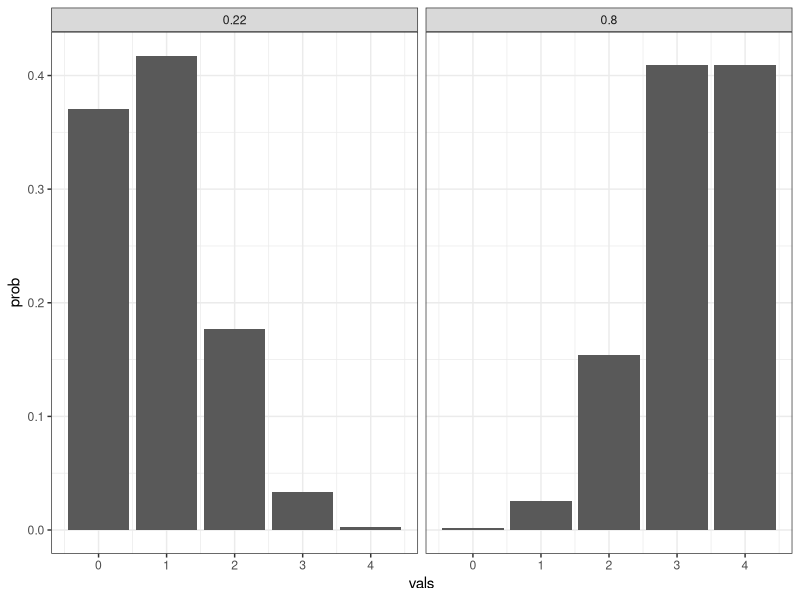
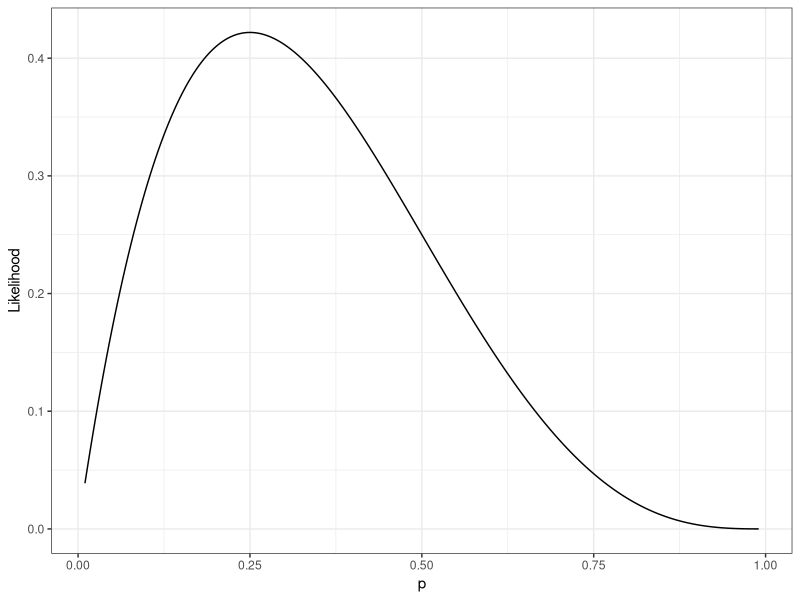
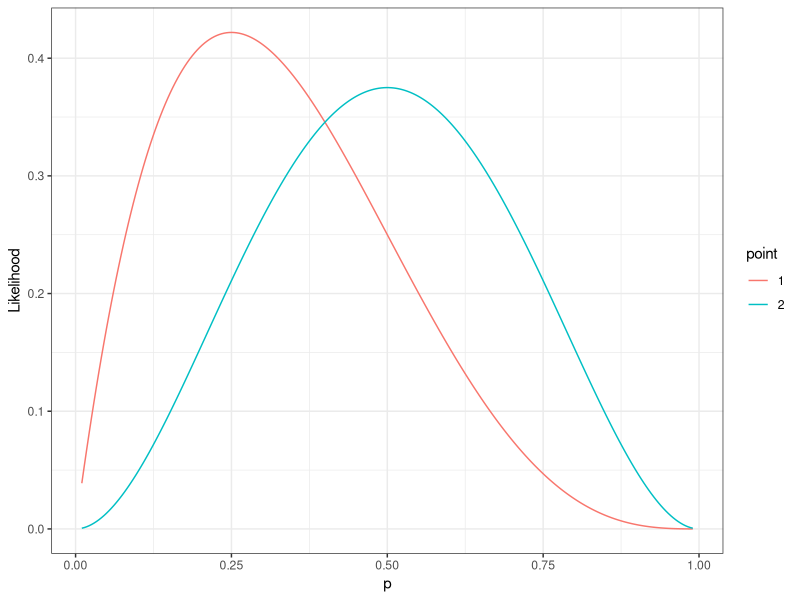
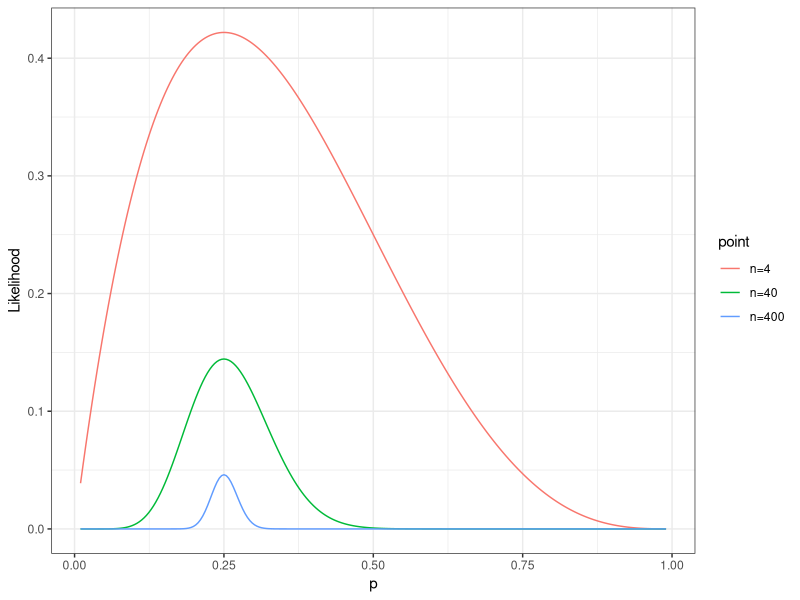
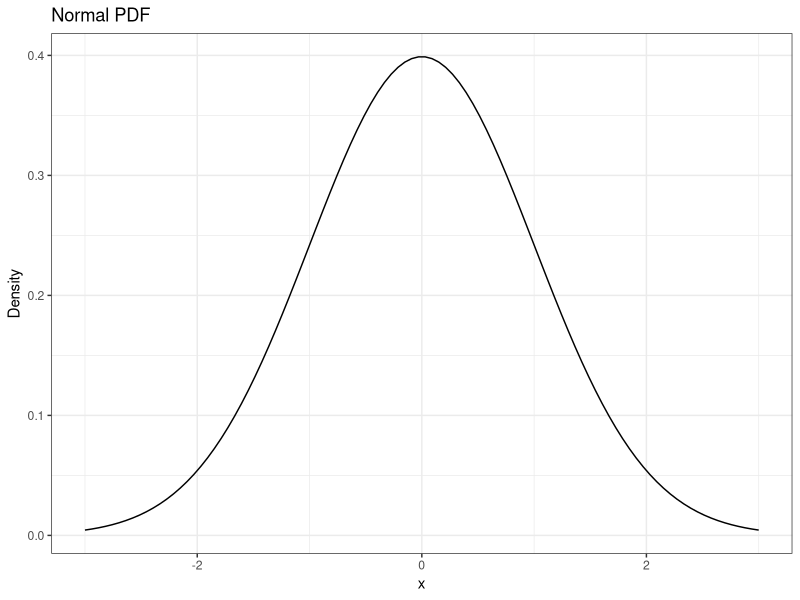
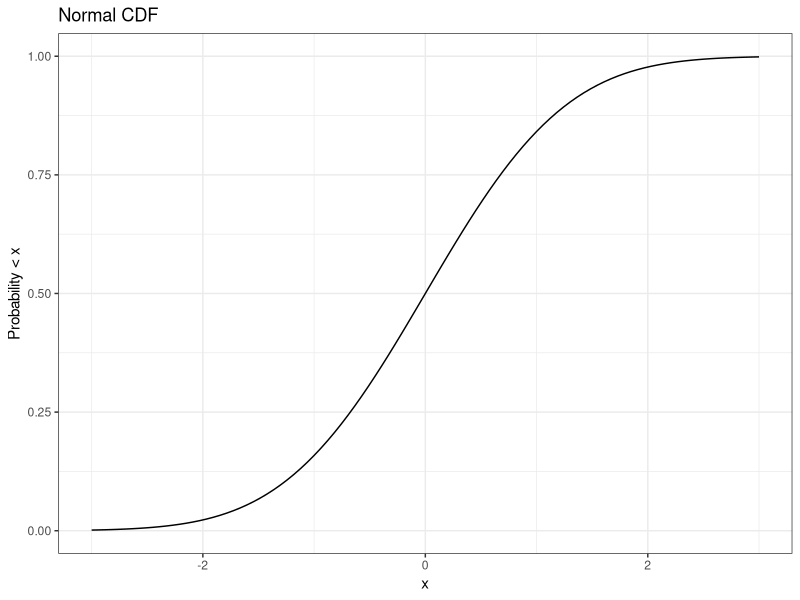
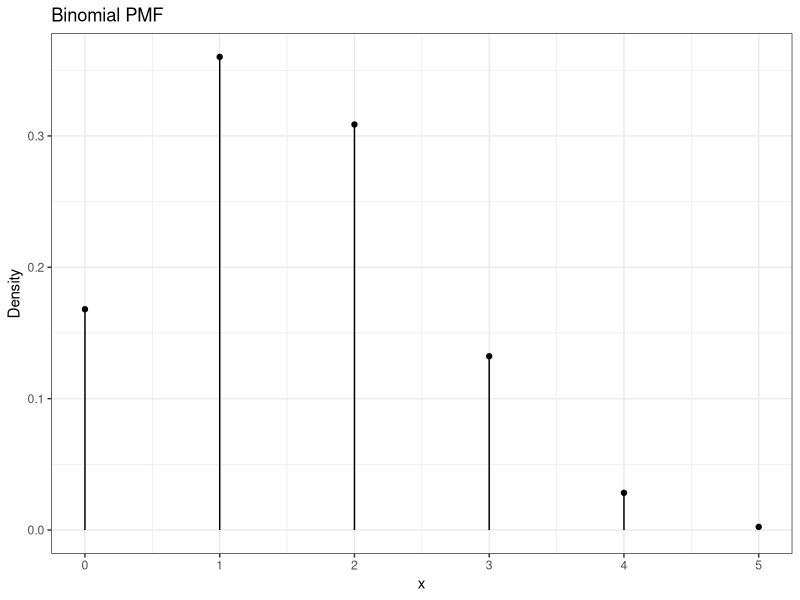
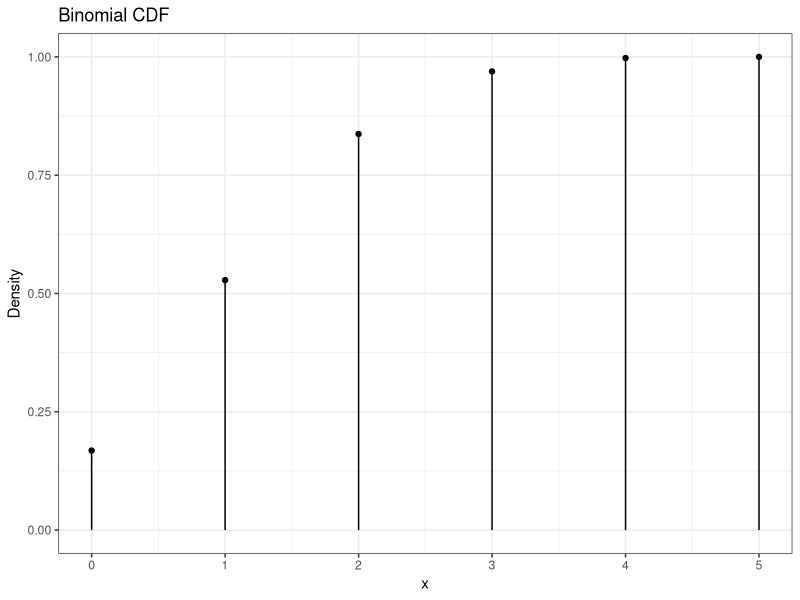

The R source for these figures, in order:
###################################
## Code for POLSCI 9592 Week 1   ##
## Dave Armstrong                ##
## University of Western Ontario ##
## dave.armstrong@uwo.ca         ##
## 2024                          ##
###################################

## ----setup, include=FALSE---------------------------------------------------------------------------------------
library(dplyr)
library(tidyr)
library(maxLik)

## ----binom_ex, echo=FALSE, fig.height=5, fig.width=10, out.width="80%",fig.align="center"-----------------------
x <- data.frame(
    prob = c(dbinom(0:4, 4, .22), dbinom(0:4, 4, .8)), 
    vals = c(0:4,0:4), 
    p = rep(c(.22, .8), each=5)
)
library(ggplot2)
ggplot(x, aes(x=vals, y=prob)) + geom_bar(stat="identity") + facet_wrap(~p) + theme_bw()


## ----binom_ex2, echo=FALSE, fig.height=6, fig.width=6, out.width="45%", fig.align="center"----------------------
s <- seq(0.01, .99, length=250)
p <- dbinom(1, 4, s)
x2 <- data.frame(
    s=s, p=p)
ggplot(x2, aes(x=s, y=p)) + geom_line() + theme_bw() + labs(x="p", y="Likelihood")


## ----binom_ex3, echo=FALSE, fig.height=6, fig.width=6, out.width="100%", fig.align="center"---------------------
s <- seq(0.01, .99, length=250)
p1 <- dbinom(1, 4, s)
p2 <- dbinom(2, 4, s)
x2 <- data.frame(
    s=s, p=c(p1, p2), point = factor(rep(c(1,2), each=250)))
ggplot(x2, aes(x=s, y=p, colour=point)) + geom_line() + theme_bw() + labs(x="p", y="Likelihood")



## ----binom_ex4, echo=FALSE, fig.height=6, fig.width=6, out.width="100%", fig.align="center"---------------------
s <- seq(0.01, .99, length=250)
p1 <- dbinom(1, 4, s)
p2 <- dbinom(10, 40, s)
p3 <- dbinom(100, 400, s)
x2 <- data.frame(
    s=s, p=c(p1, p2,p3), point = factor(rep(c(1,2,3), each=250), labels=c("n=4", "n=40", "n=400")))
ggplot(x2, aes(x=s, y=p, colour=point)) + geom_line() + theme_bw() + labs(x="p", y="Likelihood")


## ----normal_pdf, echo=FALSE, fig.width=6, fig.height=6, fig.align="center"--------------------------------------
s <- seq(-3, 3, length=100)
p <- dnorm(s, 0, 1) 
df <- data.frame(s = s, p = p)
ggplot(df, aes(x=s, y=p)) + geom_line() + theme_bw() + labs(x="x", y="Density")  + ggtitle("Normal PDF")


## ----normal_cdf, echo=FALSE, fig.width=6, fig.height=6, fig.align="center"--------------------------------------
s <- seq(-3, 3, length=100)
p <- pnorm(s, 0, 1) 
df <- data.frame(s = s, p = p)
ggplot(df, aes(x=s, y=p)) + geom_line() + theme_bw() + labs(x="x", y="Probability < x")  + ggtitle("Normal CDF")


## ----binomial_pmf, echo=FALSE, fig.width=6, fig.height=6, out.width="80%", fig.align="center"-------------------
s <- 0:5
p <- dbinom(s, 5, .3)
df <- data.frame(s = s, p = p)
ggplot(df, aes(x=s, y=p, xend = s, yend=0)) + geom_point() + geom_segment() + theme_bw() + labs(x="x", y="Density")  + ggtitle("Binomial PMF")


## ----binomial_cdf, echo=FALSE, fig.width=6, fig.height=6, out.width="80%", fig.align="center"-------------------
s <- 0:5
p <- pbinom(s, 5, .3)
df <- data.frame(s = s, p = p)
ggplot(df, aes(x=s, y=p, xend = s, yend=0)) + geom_point() + geom_segment() + theme_bw() + labs(x="x", y="Density") + ggtitle("Binomial CDF")


## ----binom_ex3a, echo=FALSE, fig.height=6, fig.width=6, out.width="100%", fig.align="center"--------------------
s <- seq(0.01, .99, length=250)
p1 <- dbinom(1, 4, s)
p2 <- dbinom(2, 4, s)
x2 <- data.frame(
    s=s, p=p1*p2)
ggplot(x2, aes(x=s, y=p)) + geom_line() + theme_bw() + labs(x = "p", y="Likelihood")


## ----binom_ex3b, echo=FALSE, fig.height=6, fig.width=6, out.width="100%", fig.align="center"--------------------
s <- seq(0.01, .99, length=250)
p1 <- dbinom(1, 4, s)
p2 <- dbinom(2, 4, s)
x2 <- data.frame(
    s=s, p=log(p1) + log(p2))
ggplot(x2, aes(x=s, y=p)) + geom_line() + theme_bw() + labs(x = "p", y = "Log-likelihood")


## ---------------------------------------------------------------------------------------------------------------
library(maxLik)
llfun <- function(par, x){
    p <- dbinom(x, 4, par[1])
    sum(log(p))
}
out <- maxLik(llfun, start=.5, x=c(1,2))
summary(out)



## ----binom_ex4a, echo=FALSE, fig.height=6, fig.width=6, fig.align="center"--------------------------------------
s <- seq(0.01, .99, length=250)
p1 <- dbinom(1, 4, s)
p2 <- dbinom(2, 4, s)
x2 <- data.frame(
    s=s, p=p1*p2)
ggplot(x2, aes(x=s, y=p)) + geom_line() + theme_bw() + geom_vline(xintercept=0.375) + labs(x = "p", y="Likelihood")


## ----binom_ex4b, echo=FALSE, fig.height=6, fig.width=6, fig.align="center"--------------------------------------
s <- seq(0.01, .99, length=250)
p1 <- dbinom(1, 4, s)
p2 <- dbinom(2, 4, s)
x2 <- data.frame(
    s=s, p=log(p1) + log(p2))
ggplot(x2, aes(x=s, y=p)) + geom_line() + theme_bw() + geom_vline(xintercept=0.375) + labs(x = "p", y = "Log-likelihood")


## ---------------------------------------------------------------------------------------------------------------
library(maxLik)
llfun <- function(par, x){
    p <- dbinom(x, 4, par[1])
    sum(log(p))
}
out <- maxLik(llfun, start=.5, x=c(1,2,1,2,1,2,1,2,1,2))
summary(out)


## ----lln, echo=FALSE, fig.height=6, fig.width=6, out.width="100%", fig.align="center"---------------------------
s <- seq(0.01, .99, length=250)
p1 <- dbinom(1, 4, s)
p2 <- dbinom(2, 4, s)

ll2 <- log(p1) + log(p2)
ll10 <- log(p1)*5 + log(p2)*5
df <- data.frame(p=s, ll = c(ll2, ll10), n = factor(rep(1:2, each=250), labels=c("n=2", "n=10")))
ggplot(df, aes(x=p, y=ll, colour=n)) + geom_line() + theme_bw() + labs(x = "p", y = "Log-likelihood")


## ----echo=TRUE, eval=FALSE--------------------------------------------------------------------------------------
## library(googlesheets4)
## library(tidyr)
## g <- read_sheet("https://docs.google.com/spreadsheets/d/1GkCSXFtdw9NSwNe9kZJqWO_F4yaMtQZSS43v1GwxSeI/edit?gid=0#gid=0")
## g.long <- g %>% pivot_longer(-Trial, names_to = "person", values_to = "evens")
## out1 <- maxLik(llfun, start=.25, x=g.long$evens)
## summary(out1)


## ----echo=T, eval=FALSE-----------------------------------------------------------------------------------------
## llfun <- function(par, x, group){
##     p <- dbinom(x, 4, par[group])
##     sum(log(p))
## }
## g <- as.numeric(as.factor(g.long$person))
## 
## out <- maxLik(llfun, start=rep(.5, 10), x=g.long$evens, group=g)
## summary(out)


## ----echo=TRUE, eval=FALSE--------------------------------------------------------------------------------------
## lr <- -2*(logLik(out1) - logLik(out))
## pchisq(lr, 9, lower.tail=FALSE)


## ---------------------------------------------------------------------------------------------------------------
data(Prestige, package="carData")
Prestige <- na.omit(Prestige)
summary(lm(prestige ~ education, data=Prestige))


## ---------------------------------------------------------------------------------------------------------------
X <- cbind(1, Prestige$education)
y <- matrix(Prestige$prestige, ncol=1)
llfun <- function(par, X, y, ...){
   n <- nrow(X)
   b <- par[1:2]
   yhat <- X %*% b
   sig2 <- par[3]
   sum(dnorm(y-yhat, 0, sqrt(exp(sig2)), log=TRUE))
}
lm_mle <- maxLik(llfun, X=X, y=y, start=c(0,0,1), tol=1E-15)
summary(lm_mle)
